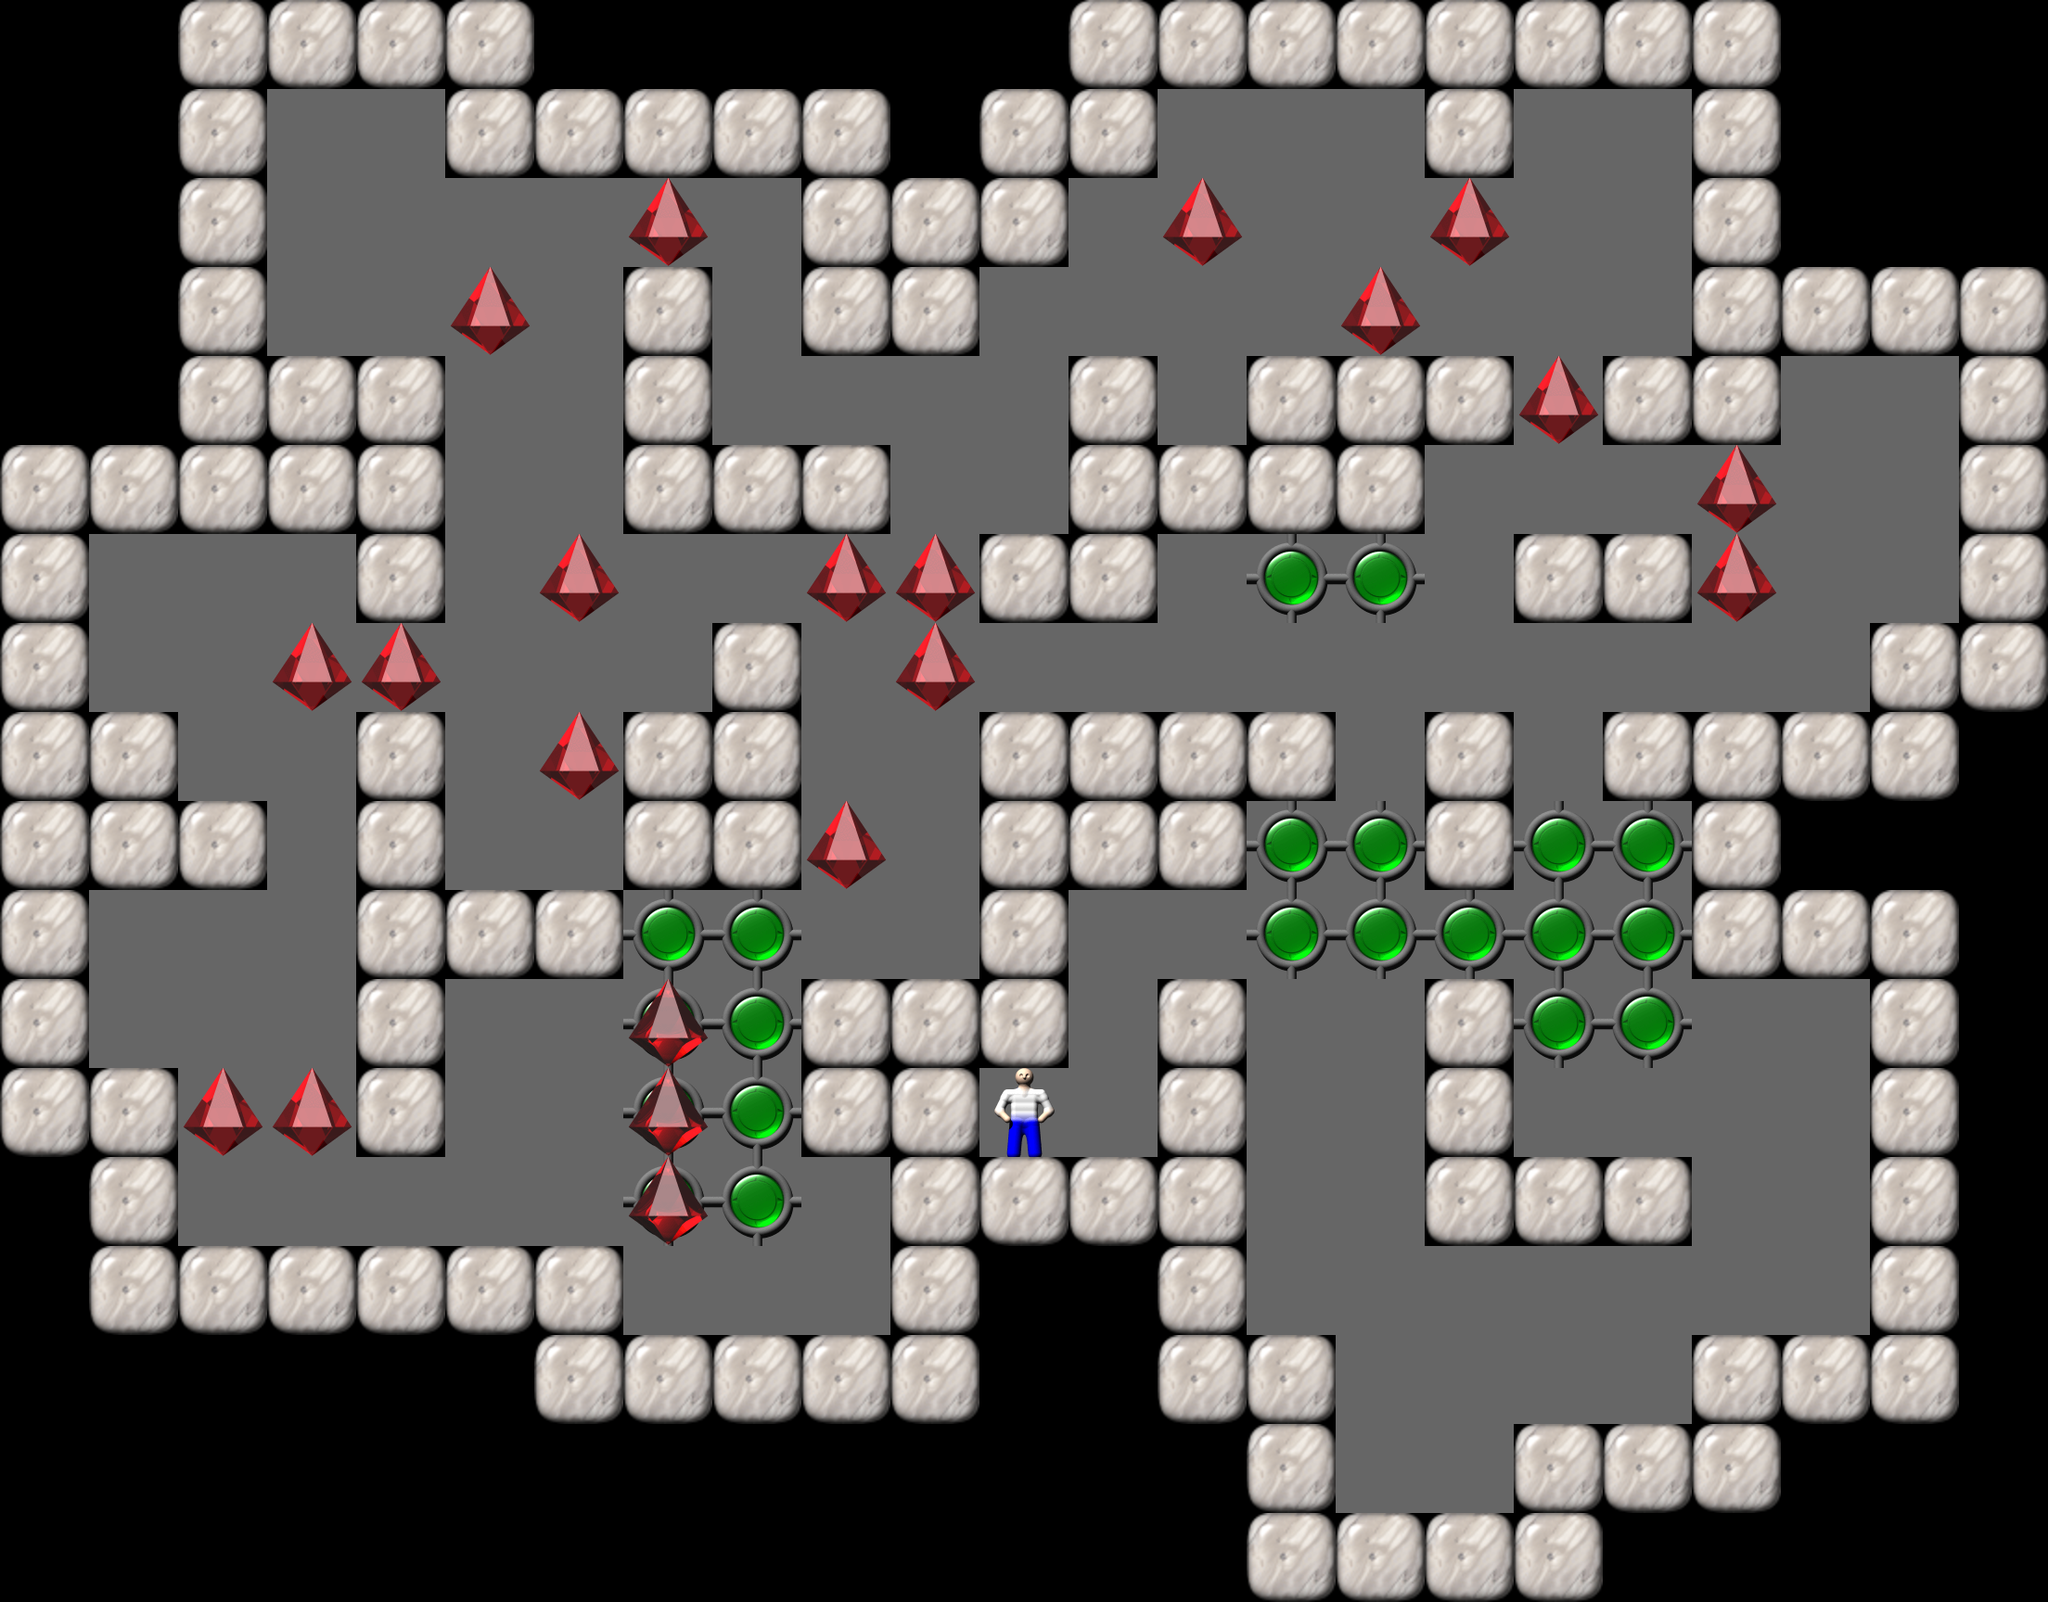

Tiled map render using the project's own tile images. Description and the map definition, with tile-layer contents summarised, below:
An orthogonal 23x18 tile map with 96x96 px tiles, 1 tile layer (Tile Layer 1).

<map version="1.0" orientation="orthogonal" width="23" height="18" tilewidth="96" tileheight="96">
  <properties>
    <property name="Title" value="44" />
  </properties>
  <tileset source="Sokoban.tsx" firstgid="1" />
  <layer name="Tile Layer 1" width="23" height="18">
    <data>[414 cells, 414 non-empty, 7 distinct tile ids]</data>
  </layer>
</map>
